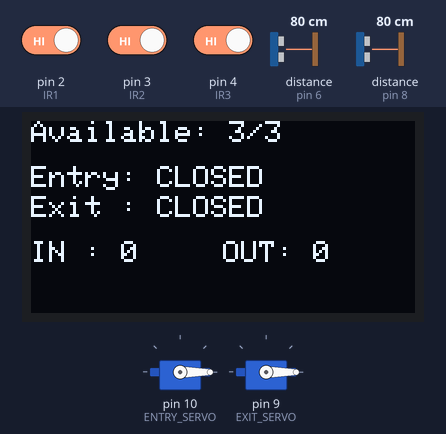
Recording of a sketch running on a simulated Arduino Uno, built with avr-gcc and run on an emulated ATmega328P. Shown: 2 × servo, 128×64 one-colour display. Wiring (inferred from the names in the program): 2 × ultrasonic range finder: trigger pin 5, echo pin 6 / trigger pin 7, echo pin 8. The inputs (shaded band) are chosen by the test bench; at power-on: distance to the obstacle (sensors on pin 6, pin 8) 80 cm, pin 2 (IR1) HIGH, pin 3 (IR2) HIGH, pin 4 (IR3) HIGH. The echo pulse lasts 58.3 µs per cm; what the sketch prints to the serial monitor is not drawn.

Above: at 3.7 s.
3.8 s: distance to the obstacle (sensor on pin 6) set to 12 cm
5.3 s: distance to the obstacle (sensor on pin 6) set to 9 cm
At 6.6 s:
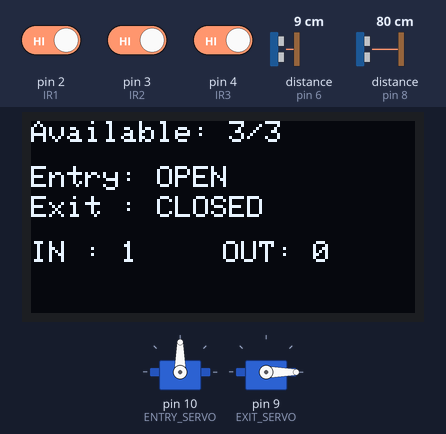
6.9 s: distance to the obstacle (sensor on pin 8) set to 12 cm
9.9 s: distance to the obstacle (sensor on pin 8) set to 9 cm
At 11.3 s:
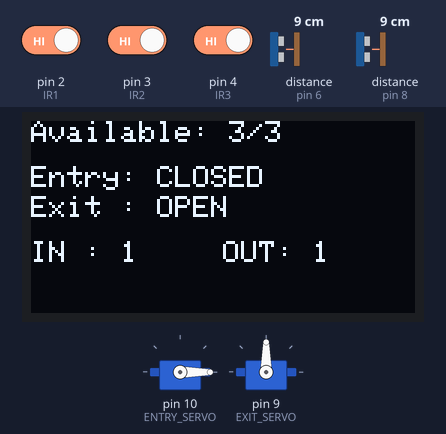
11.6 s: pin 2 (IR1) driven LOW
At 14.4 s:
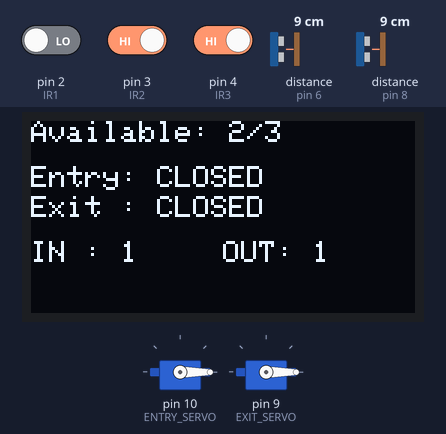
14.6 s: pin 3 (IR2) driven LOW
At 16.1 s:
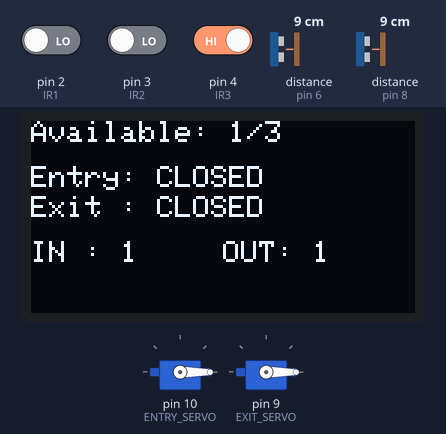
Timing chart, 0 to 17.2 s (numbered marks = the images above; inputs shaded):
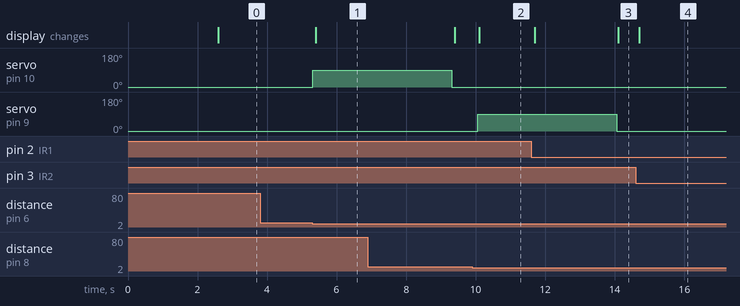

The sketch:

Vehicle_Parking_Counter_System.ino
```cpp
#include <Wire.h>
#include <Adafruit_GFX.h>
#include <Adafruit_SSD1306.h>
#include <Servo.h>

/* ================= DISPLAY ================= */
#define SCREEN_WIDTH 128
#define SCREEN_HEIGHT 64
#define OLED_RESET -1
#define OLED_ADDRESS 0x3C
Adafruit_SSD1306 display(SCREEN_WIDTH, SCREEN_HEIGHT, &Wire, OLED_RESET);

/* ================= PINS ================= */
// IR Sensors (ACTIVE LOW)
#define IR1 2
#define IR2 3
#define IR3 4

// Ultrasonic Sensors
#define ENTRY_TRIG 5
#define ENTRY_ECHO 6
#define EXIT_TRIG 7
#define EXIT_ECHO 8

// Servos
#define ENTRY_SERVO 10
#define EXIT_SERVO 9

Servo entryGate;
Servo exitGate;

/* ================= CONSTANTS ================= */
const int TOTAL_SPOTS = 3;
const int DETECTION_DISTANCE = 10;     // cm
const int GATE_CLOSED = 0;
const int GATE_OPEN = 90;

const unsigned long CHECK_INTERVAL = 250;
const unsigned long GATE_OPEN_DURATION = 4000;
const unsigned long DEBOUNCE_DELAY = 2500;
const unsigned long DISPLAY_UPDATE_INTERVAL = 100;

/* ================= VARIABLES ================= */
int occupiedSpots = 0;
int availableSpots = TOTAL_SPOTS;
int totalEntries = 0;
int totalExits = 0;

unsigned long lastEntryCheck = 0;
unsigned long lastExitCheck = 0;
unsigned long entryGateOpenTime = 0;
unsigned long exitGateOpenTime = 0;
unsigned long lastEntryTrigger = 0;
unsigned long lastExitTrigger = 0;
unsigned long lastDisplayUpdate = 0;

enum GateState { CLOSED, OPEN };
GateState entryGateState = CLOSED;
GateState exitGateState = CLOSED;

bool entryVehicleDetected = false;
bool exitVehicleDetected = false;

/* ================= SETUP ================= */
void setup() {
  Serial.begin(9600);
  printStartupBanner();

  pinMode(IR1, INPUT_PULLUP);
  pinMode(IR2, INPUT_PULLUP);
  pinMode(IR3, INPUT_PULLUP);

  pinMode(ENTRY_TRIG, OUTPUT);
  pinMode(ENTRY_ECHO, INPUT);
  pinMode(EXIT_TRIG, OUTPUT);
  pinMode(EXIT_ECHO, INPUT);

  entryGate.attach(ENTRY_SERVO);
  exitGate.attach(EXIT_SERVO);

  entryGate.write(GATE_CLOSED);
  exitGate.write(GATE_CLOSED);

  if (!display.begin(SSD1306_SWITCHCAPVCC, OLED_ADDRESS)) {
    Serial.println(F("OLED FAILED"));
    while (1);
  }

  display.setTextColor(SSD1306_WHITE);
  displayWelcome();
  delay(2500);
}

/* ================= LOOP ================= */
void loop() {
  unsigned long now = millis();

  checkParkingSpots();

  if (now - lastEntryCheck >= CHECK_INTERVAL) {
    checkEntryGate();
    lastEntryCheck = now;
  }

  if (now - lastExitCheck >= CHECK_INTERVAL) {
    checkExitGate();
    lastExitCheck = now;
  }

  manageEntryGate();
  manageExitGate();

  if (now - lastDisplayUpdate >= DISPLAY_UPDATE_INTERVAL) {
    updateDisplay();
    lastDisplayUpdate = now;
  }
}

/* ================= PARKING ================= */
void checkParkingSpots() {
  occupiedSpots = 0;
  if (!digitalRead(IR1)) occupiedSpots++;
  if (!digitalRead(IR2)) occupiedSpots++;
  if (!digitalRead(IR3)) occupiedSpots++;
  availableSpots = TOTAL_SPOTS - occupiedSpots;
}

/* ================= ULTRASONIC ================= */
long getDistance(int trig, int echo) {
  digitalWrite(trig, LOW);
  delayMicroseconds(2);
  digitalWrite(trig, HIGH);
  delayMicroseconds(10);
  digitalWrite(trig, LOW);

  long duration = pulseIn(echo, HIGH, 25000);
  if (duration == 0) return 999;
  return duration * 0.034 / 2;
}

/* ================= ENTRY GATE ================= */
void checkEntryGate() {
  long d = getDistance(ENTRY_TRIG, ENTRY_ECHO);
  unsigned long now = millis();

  if (d < DETECTION_DISTANCE && availableSpots > 0) {
    if (!entryVehicleDetected && now - lastEntryTrigger > DEBOUNCE_DELAY) {
      entryVehicleDetected = true;
      lastEntryTrigger = now;
      totalEntries++;
      openEntryGate();
    }
  } else {
    entryVehicleDetected = false;
  }
}

void openEntryGate() {
  if (entryGateState == CLOSED) {
    entryGate.write(GATE_OPEN);
    entryGateState = OPEN;
    entryGateOpenTime = millis();
  }
}

void manageEntryGate() {
  if (entryGateState == OPEN &&
      millis() - entryGateOpenTime > GATE_OPEN_DURATION) {
    entryGate.write(GATE_CLOSED);
    entryGateState = CLOSED;
  }
}

/* ================= EXIT GATE ================= */
void checkExitGate() {
  long d = getDistance(EXIT_TRIG, EXIT_ECHO);
  unsigned long now = millis();

  if (d < DETECTION_DISTANCE) {
    if (!exitVehicleDetected && now - lastExitTrigger > DEBOUNCE_DELAY) {
      exitVehicleDetected = true;
      lastExitTrigger = now;
      totalExits++;
      openExitGate();
    }
  } else {
    exitVehicleDetected = false;
  }
}

void openExitGate() {
  if (exitGateState == CLOSED) {
    exitGate.write(GATE_OPEN);
    exitGateState = OPEN;
    exitGateOpenTime = millis();
  }
}

void manageExitGate() {
  if (exitGateState == OPEN &&
      millis() - exitGateOpenTime > GATE_OPEN_DURATION) {
    exitGate.write(GATE_CLOSED);
    exitGateState = CLOSED;
  }
}

/* ================= DISPLAY ================= */
void displayWelcome() {
  display.clearDisplay();
  display.setTextSize(2);
  display.setCursor(20, 20);
  display.println(F("SMART"));
  display.setCursor(10, 40);
  display.println(F("PARKING"));
  display.display();
}

void updateDisplay() {
  display.clearDisplay();
  display.setTextSize(1);
  display.setCursor(0, 0);
  display.print(F("Available: "));
  display.print(availableSpots);
  display.print(F("/"));
  display.print(TOTAL_SPOTS);

  display.setCursor(0, 15);
  display.print(F("Entry: "));
  display.print(entryGateState == OPEN ? "OPEN" : "CLOSED");

  display.setCursor(0, 25);
  display.print(F("Exit : "));
  display.print(exitGateState == OPEN ? "OPEN" : "CLOSED");

  display.setCursor(0, 40);
  display.print(F("IN : "));
  display.print(totalEntries);

  display.setCursor(64, 40);
  display.print(F("OUT: "));
  display.print(totalExits);

  display.display();
}

/* ================= SERIAL ================= */
void printStartupBanner() {
  Serial.println(F("SMART PARKING SYSTEM"));
  Serial.println(F("System Initializing..."));
}
```

Measured:
- the behaviour switches between 11 and 10 cm on distance to the obstacle (sensor on pin 6) (found by bisection; images 0 and 1)
- the behaviour switches between 11 and 10 cm on distance to the obstacle (sensor on pin 8) (found by bisection; images 1 and 2)
- after the input at 3.8 s, every drawn part: stays the same
- after the input at 5.3 s, servo on pin 10 (ENTRY_SERVO): 0° → 90° at once; the display: changes after 0.10 s (image 1)
- after the input at 9.9 s, servo on pin 9 (EXIT_SERVO): 0° → 90° after 0.16 s; the display: changes after 0.20 s (image 2)
- after the input at 11.6 s, the display: first changes after 0.10 s (image 3 shows a later state)
- after the input at 14.6 s, the display: changes after 0.10 s (image 4)
